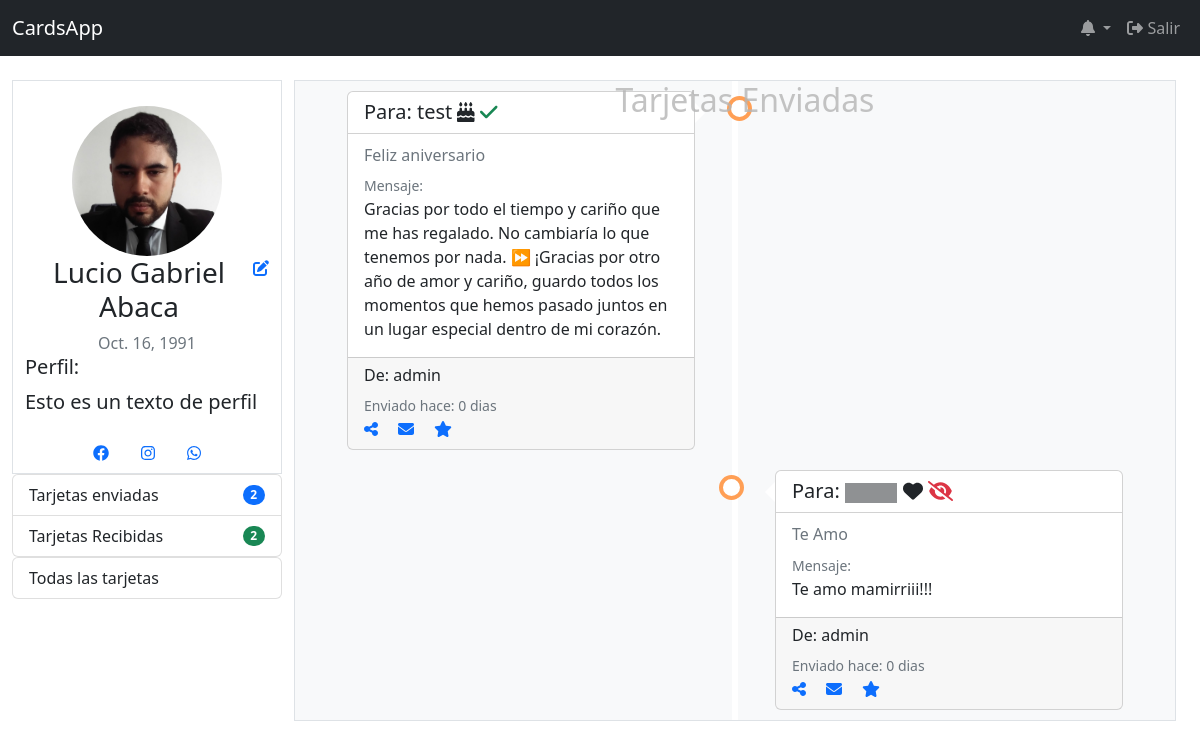
Screenshot of /dashboard?action=enviadas (signed in) with the database file from the repository.
### main_App/models.py (models this page shows)
class Usuarios(models.Model):
    id_usuario = models.ForeignKey(settings.AUTH_USER_MODEL, on_delete=models.CASCADE)
    cumpleaños = models.DateField()
    avatar = models.ImageField(upload_to='Avatares/', null = True, blank = True)
    perfil = models.TextField()
    links = models.IntegerField(null = True)
    estado = models.IntegerField()

class Perfil_Links(models.Model):
    id_usr = models.IntegerField()
    link = models.CharField(max_length=40)
    icon = models.CharField(max_length=22)

class Cards(models.Model):
    titulo = models.CharField(max_length=120)
    icon = models.CharField(max_length=20)
    texto = models.TextField()
    imagen = models.ImageField(upload_to='Cards/', null = True, blank = True)
    categoria = models.IntegerField(null = True)
    estado = models.IntegerField()
    creacion = models.DateTimeField(auto_now=True)

### main_App/views.py (the view, shortened to what this page needs)
# urls.py: path('dashboard', views.dashboard, name='dashboard')
@login_required(login_url='ingresar')
def dashboard(request):
    datosUsuario = Usuarios.objects.get(id_usuario=request.user.id)
    perfilcards = ({
        'enviadas' : len(Relacion_Cards.objects.filter(id_usr__iexact = request.user.id)),
        'recibidas': len(Relacion_Cards.objects.filter(id_usr_to__iexact = request.user.id)),
        })
    links = Perfil_Links.objects.filter(id_usr = request.user.id)
    cards = []
    i=0
    if(request.GET):
        if (request.GET['action'] == 'enviadas'):
            for x in Relacion_Cards.objects.filter(id_usr__iexact = request.user.id):
                cards.append({i:{}})
                dates = timezone.now() - x.id_card.creacion
                cards[i].update({
                    'id': x.id_card.id,
                    'titulo':x.id_card.titulo,
                    'icon':x.id_card.icon,
                    'text':x.id_card.texto,
                    'imagen':x.id_card.imagen,
                    'estado':x.id_card.estado,
                    'left': (True if x.id % 2 == 1 else False),
                    'categoria':[],
                    'id_prop': User.objects.get(id=x.id_usr),
                    'id_to': User.objects.get(id=x.id_usr_to),
                    'creacion': f'{dates.days} dias'
                })
                for y in Categorias_Cards.objects.filter(id_card=x.id_card.id):
                    cards[i]['categoria'].append(y.descripcion)
                i += 1
            return render(request, 'main/cards.html',{'datos':datosUsuario, 'perfilCards':perfilcards, 'links': links, 'cards':cards, 'cardsTitulo':'Tarjetas Enviadas'})

### main_App/template/main/cards.html
{% extends 'main/dashboard.html' %}
{% load static %}
{% block Dashboard %}
<div class="timeline">
    <div class="titulo-cards text-center"><h2 class="">{{ cardsTitulo }}</h2></div>
    {% for x in cards %}
      <div class="tm-container {% if x.left == True %} left {% else %} right {% endif %}">
        <div class="card" aria-hidden="true">
          <div class="card-header bg-transparent">
              <div clas="d-flex">
              <h5 class="card-title placeholder-glow d-inline">Para:
                  {% if x.estado == 2 %}
                  <span class="placeholder col-2"></span>
                  {% else %}
                  {{ x.id_to }}
                  {% endif %}
                  <span>
                      <a data-bs-toggle="tooltip" title="Categoria: {{ x.categoria }}"><i class="fa fa-solid {{ x.icon }}"></i></a>
                      {% if x.estado == 1 %}
                      <a data-bs-toggle="tooltip" title="Visto" class="text-success"><i class="fa fa-check"></i></a>
                      {% endif %}
                      {% if x.estado == 2%}
                      <a data-bs-toggle="tooltip" title="Privado" class="text-danger"><i class="fa fa-eye-slash"></i></a>
                      {% endif %}
                  </span>
              </h5>
              </div>
          </div>
          <div class="card-body placeholder-glow">
            <h6 class="card-subtitle mb-2 text-muted ">{{x.titulo}}</h6>
            <small class="text-muted">Mensaje:</small>
            <p class="card-text">
              {{x.text}}
          </p>
          </div>
          <div class="card-footer">
              <h6 class="card-">De: {{ x.id_prop }} </h6>
              <small class="text-muted">Enviado hace:  {{ x.creacion }}</small>
          <div>
            <a href="#" class="card-link"><i class="fa fa-share-nodes"></i></a>
            <a href="#" class="card-link"><i class="fa fa-envelope"></i></a>
            <a href="#" class="card-link"><i class="fa fa-star"></i></a>
          </div>
          </div>
      </div>
      </div>
      {% endfor %}
    </div>
    {% endblock %}

### main_App/template/main/dashboard.html
{% extends './base.html' %}
{% load static %}
{% block Main %}
<div class="row container-fluid ">
    <div class="col-lg-3 perfil">
        <div class="d-grid container border">
            <img class=" img-fluid mx-auto d-block rounded-circle" src="{{ datos.avatar.url }}">
            <div class="d-flex justify-content-center  text-center">
                <h3 class="text-center">{{user.get_full_name}} </h3>
                <a href="#" data-bs-toggle="tooltip" title="Editar Perfil"> <i class="fa fa-edit"></i></a>
            </div>
            <span class="text-muted text-center">{{ datos.cumpleaños }} </span>
            <h5 class="text-start">Perfil: </h5>
            <p class="blockquote text-wrap">
                {{datos.perfil}}
            </p>
            <ul class="nav justify-content-center">
                {% for x in links %}
                <li class="nav-item">
                    <a class="nav-link" aria-current="page" href="{{ x.link }}"><i class="fa fa-brands {{ x.icon }}"></i></a>
                  </li>
                {% endfor %}
            </ul>
        </div>
        <ul class="list-group">
            <a class="list-group-item list-group-item-action" href="?action=enviadas">
            <li class="d-flex justify-content-between align-items-center">
                Tarjetas enviadas
                <span class="badge bg-primary rounded-pill">{{ perfilCards.enviadas }}</span>
            </li>
            </a>
            <a class="list-group-item list-group-item-action" href="?action=recibidas">
                <li class="d-flex justify-content-between align-items-center">
                    Tarjetas Recibidas
                    <span class="badge bg-success rounded-pill">{{ perfilCards.recibidas }} </span>
                </li>
            </a>
        </ul>
        <ul class="list-group">
            <a class="list-group-item list-group-item-action" href="?action=">
                <li class="d-flex justify-content-between align-items-center">
                    Todas las tarjetas
                </li>
            </a>
        </ul>
    </div>
    <div class="col-lg-9 bg-light border dashboard">
    {% block Dashboard %}
    {% endblock %}
    </div>
</div>
{% endblock %}

### main_App/static/assets/css/style.css (style rules this page uses)
.perfil { margin-top: 25px; }
.perfil img { margin-top:25px; max-height: 150px; }
.dashboard { max-height: 90vh; overflow:auto; }
.titulo-cards { position: fixed; z-index: 2; min-width: 73vw; color: rgb(180, 180, 180, 0.8); transition: all 0.6s; }
.timeline { position: relative; margin: 0 auto; }
.timeline::after { content: ''; position: absolute; width: 6px; background-color: white; top: 0; bottom: 0; left: 50%; margin-left: -3px; }
.timeline .tm-container { padding: 10px 40px; position: relative; background-color: inherit; width: 50%; }
.timeline .tm-container::after { content: ''; position: absolute; width: 25px; height: 25px; right: -17px; background-color: white; border: 4px solid #FF9F55; top: 15px; border-radius: 50%; z-index: 1; }
.timeline .left { left: 0; }
.timeline .right { left: 50%; }
.timeline .left::before { content: " "; height: 0; position: absolute; top: 22px; width: 0; z-index: 1; right: 30px; border: medium solid white; border-width: 10px 0 10px 10px; border-color: transparent transparent transparent white; }
.timeline .right::before { content: " "; height: 0; position: absolute; top: 22px; width: 0; z-index: 1; left: 30px; border: medium solid white; border-width: 10px 10px 10px 0; border-color: transparent white transparent transparent; }
.timeline .right::after { left: -16px; }

### rows the page displays
Usuarios: avatar (picture), cumpleaños "Oct. 16, 1991", perfil "Esto es un texto de perfil"

### other values shown
{{ user.get_full_name }} "Lucio Gabriel Abaca"
{{ perfilCards.enviadas }} "2"
{{ perfilCards.recibidas }} "2"
{{ cardsTitulo }} "Tarjetas Enviadas"
{{ x.id_to }} "test"
{{ x.titulo }} "Feliz aniversario"
{{ x.id_prop }} "admin"
{{ x.creacion }} "0 dias"
{{ x.titulo }} "Te Amo"
{{ x.text }} "Te amo mamirriii!!!"
